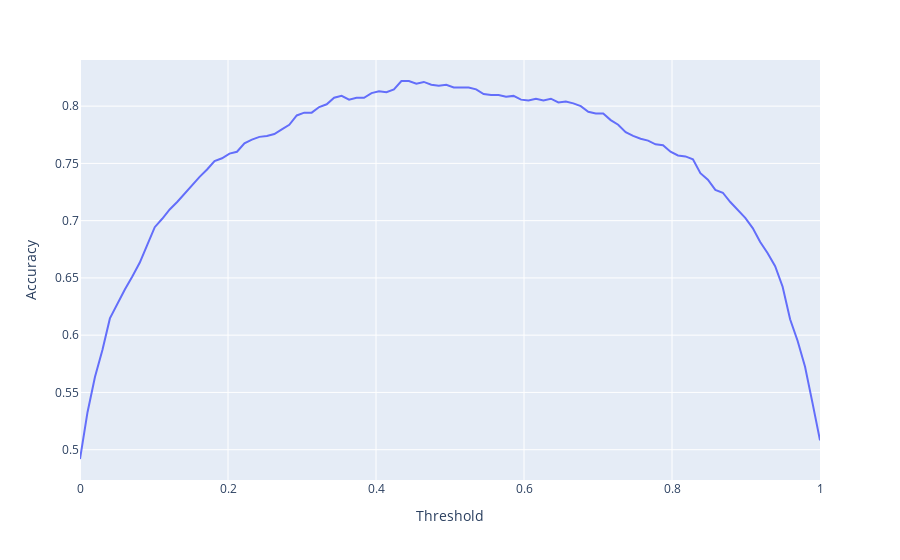

This figure's notebook cell:
### Code cell
fig = px.line(x=thresholds, y=accs)
fig.update_xaxes(title="Threshold")
fig.update_yaxes(title="Accuracy")
